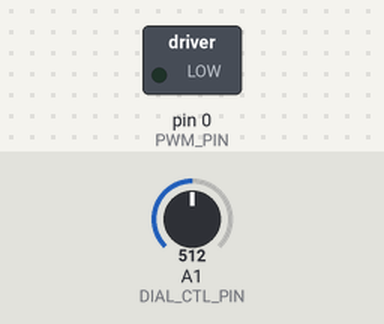
Simulated run of this sketch. Board: Arduino Uno, built with avr-gcc and run on an emulated ATmega328P. Shown: switched loads named in the sketch (green lamp = pin HIGH). The inputs (shaded band) are chosen by the test bench; at power-on: A1 (DIAL_CTL_PIN) = 512.

Above: at 1.2 s.
1.3 s: A1 (DIAL_CTL_PIN) set to 592
2.8 s: A1 (DIAL_CTL_PIN) set to 610
At 3.24 s:
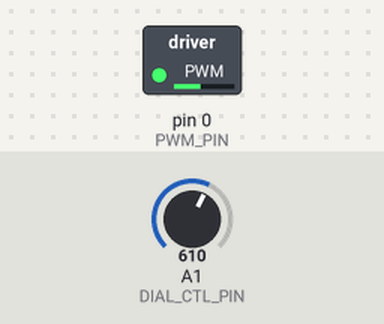
5.8 s: A1 (DIAL_CTL_PIN) set to 0
8.8 s: A1 (DIAL_CTL_PIN) set to 5
11.8 s: A1 (DIAL_CTL_PIN) set to 8
Timing chart, 0 to 15.8 s (numbered marks = the images above; inputs shaded):
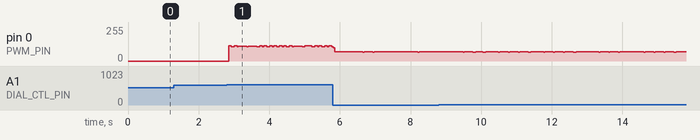

The sketch:

cont_servo.ino
```cpp
/* PWM Motor Control Sketch */


/* Uno Version
#define PWM_PIN 3
#define DIAL_CTL_PIN A0
#define DEBUG_SERIAL
#endif
*/

/* Tiny Version */
#define PWM_PIN 0
#define DIAL_CTL_PIN A1

int hi_time_us;

void setup()
{
  #ifdef DEBUG_SERIAL
  Serial.begin(9600);
  #endif

  pinMode(PWM_PIN, OUTPUT);

}


void loop()
{
  int dial_val;

  // Hacky, bit banged busy wait version
  dial_val = analogRead(DIAL_CTL_PIN);
  hi_time_us = 1000+dial_val;

  // if we're in the middle of the range, I'm just gonna write it low so that
  // we avoid servo wobble
  if ((dial_val < 600) && (dial_val > 400))
  {
    digitalWrite(PWM_PIN, LOW);
  }
  else
  {
    // do one pwm pulse
    digitalWrite(PWM_PIN, HIGH);
    delayMicroseconds(hi_time_us);
    digitalWrite(PWM_PIN, LOW);
    delayMicroseconds(20000-hi_time_us);
  }
}
```

Measured:
- the behaviour switches between 599 and 600 on A1 (DIAL_CTL_PIN) (found by bisection; images 0 and 1)
- after the input at 1.3 s, every drawn part: stays the same
